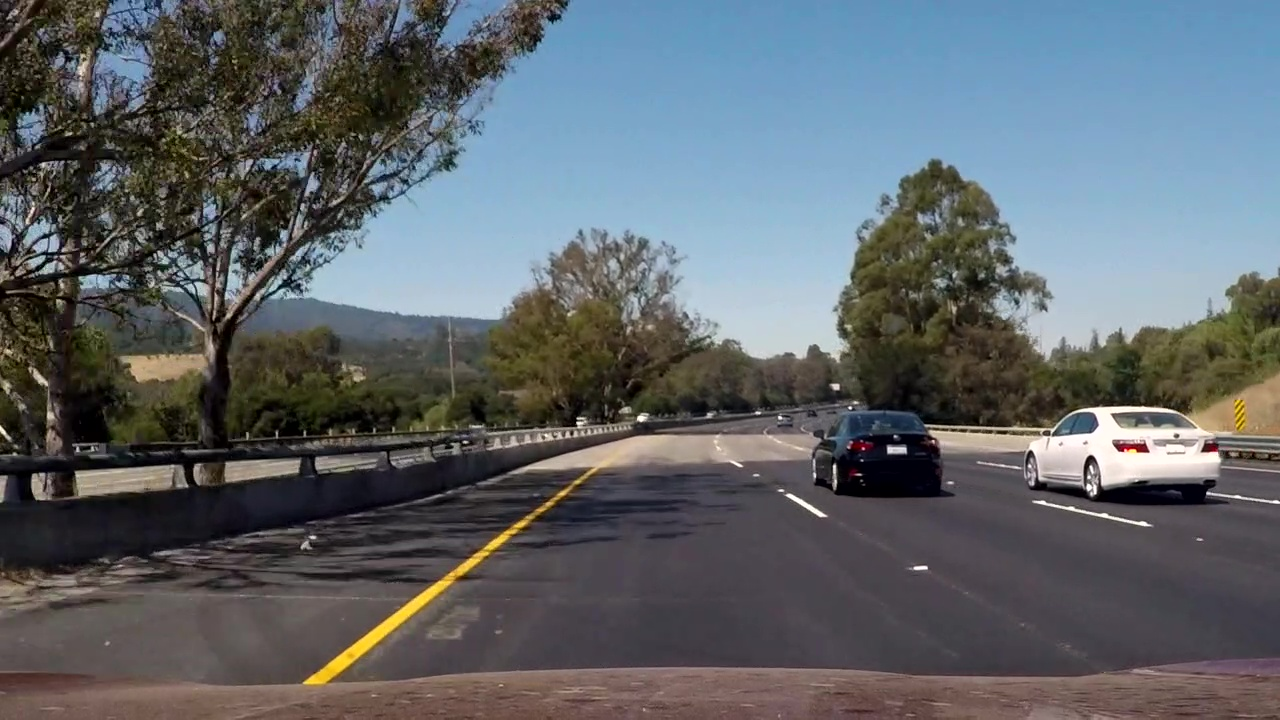
#> input picture test_images/img3.jpg, 1280 x 720 px
$ jupyter execute --allow-errors 'VD - Scale and frame refinement.ipynb'   (shell and % lines are left out)   (older library calls are emulated)
#> lines starting #> are read from the running program, lines starting #| are printed output that depends on the picture
# Vehicle Detection: Scale and frame refinement #
Using SVM Classifier

[cell 1]
import numpy as np
import pickle
import cv2
import matplotlib.pyplot as plt
from skimage.feature import hog
from scipy.ndimage.measurements import label
import time

[cell 2]
### Code taken from Udacity's lessons on SDC nanodegree

# [170 lines left out: functions convert_color, get_hog_features, bin_spatial, color_hist, find_cars, combine_bbox and 4 more, not called in this run]

[cell 3]
### Initialize feature extraction parameters and import classifer & scaler
color_space='HLS'
spatial_size=(32, 32)
hist_bins=16
orient=9
pix_per_cell=6
cell_per_block=2
hog_channel='ALL'
spatial_feat=True
hist_feat=True
hog_feat=True

#> (the rest of this cell did not finish here and is left out)

[cell 4]
img = cv2.imread('test_images/img3.jpg')
#> img is the input picture: shape (720, 1280, 3); mean B, G, R 105.2, 100.7, 95

[cell 5]
### get test image & test
import time

t0 = time.time()
#> (the rest of this cell did not finish here and is left out)

#> (a cell that did not finish here is left out)

[cell 7]
t0 = time.time()
#> (the rest of this cell did not finish here and is left out)

#> (a cell that did not finish here is left out)

[cell 9]
t0 = time.time()
#> (the rest of this cell did not finish here and is left out)

#> (a cell that did not finish here is left out)

[cell 11]
img = cv2.imread('test_images/img1.jpg')
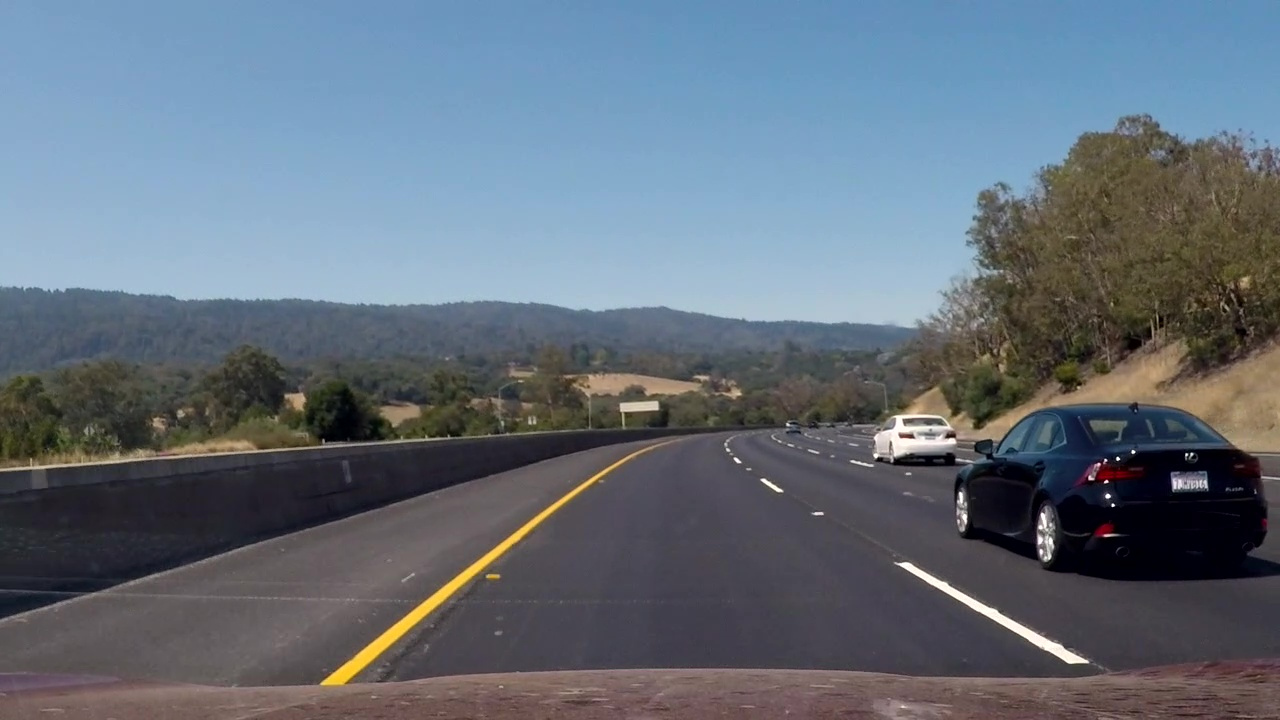
#> input picture test_images/img1.jpg, 1280 x 720 px
#> img is the input picture: shape (720, 1280, 3); mean B, G, R 121.9, 110.2, 99.4
t0 = time.time()
#> (the rest of this cell did not finish here and is left out)

[cell 12]
img = cv2.imread('test_images/img1.jpg')
t0 = time.time()
#> (the rest of this cell did not finish here and is left out)

[cell 13]
img = cv2.imread('test_images/img2.jpg')
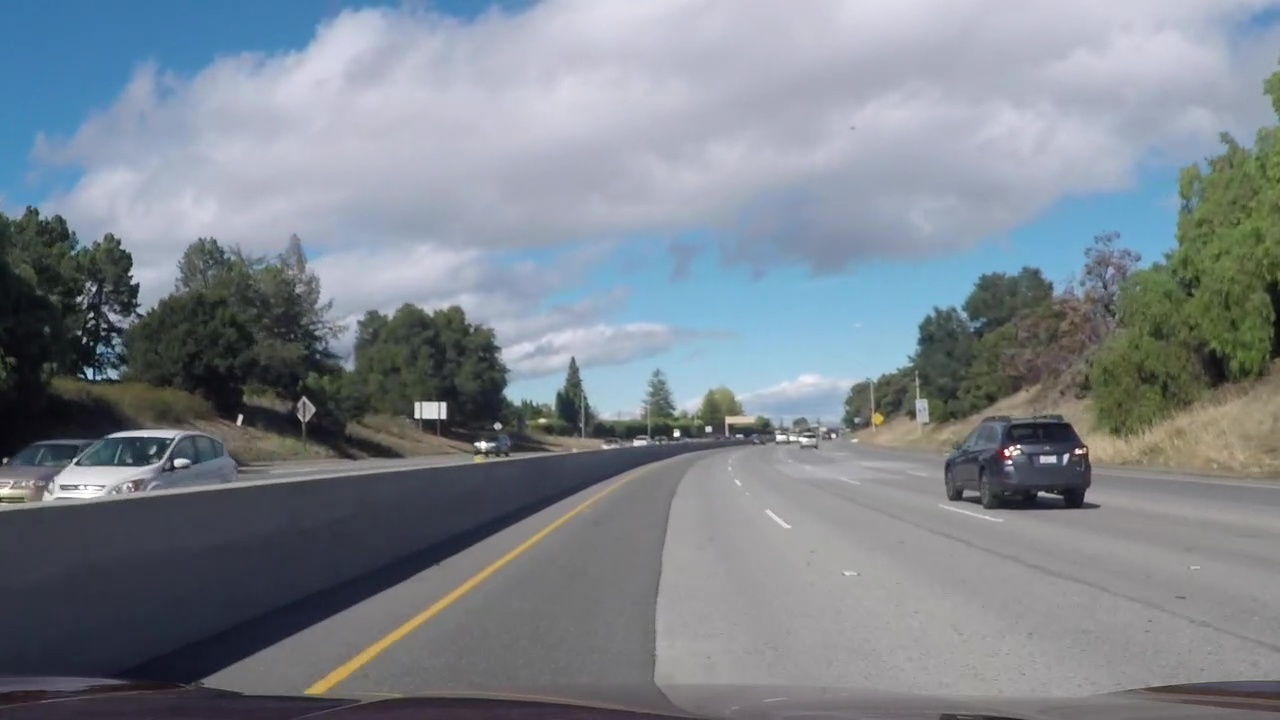
#> input picture test_images/img2.jpg, 1280 x 720 px
#> img is the input picture: shape (720, 1280, 3); mean B, G, R 141.5, 133, 125.1
t0 = time.time()
#> (the rest of this cell did not finish here and is left out)
